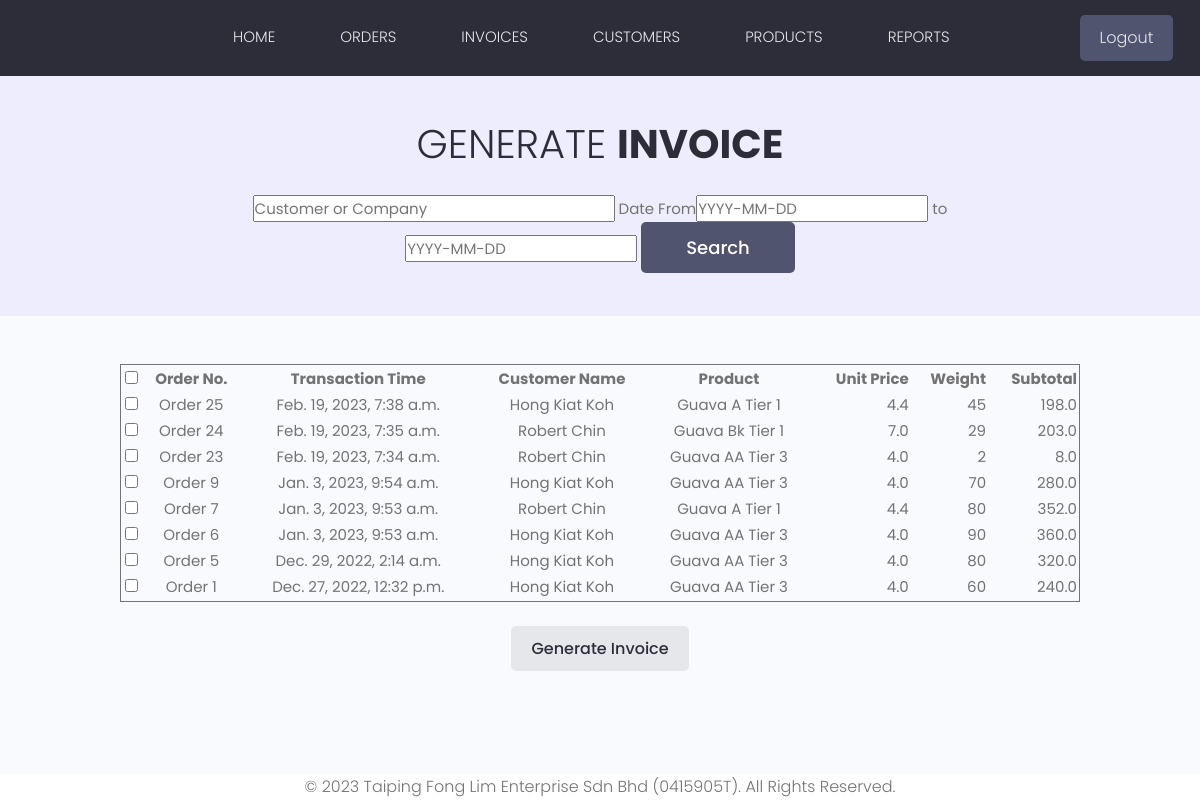
Before: /generateInvoices/ (signed in) with the older database file.
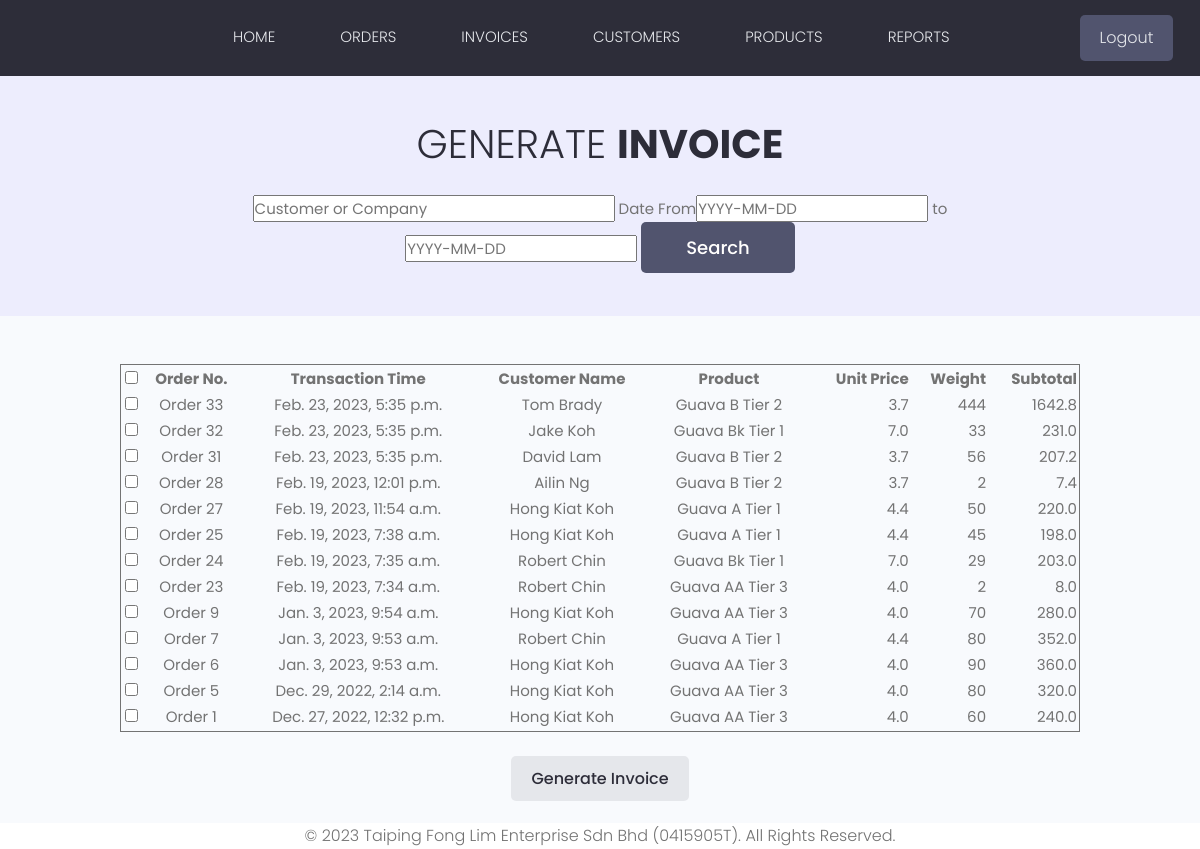
After: the same page with the newer database file.
### products/models.py (models this page shows, shortened)
class Order(models.Model):
    invoice = models.ForeignKey(Invoice, on_delete=models.SET_NULL, null=True)
    customer = models.ForeignKey(Customer, on_delete=models.PROTECT, null=True)
    transactionTime = models.DateTimeField(auto_now_add=True)
    product = models.ForeignKey(Product, on_delete=models.PROTECT)
    weight = models.IntegerField(null=True)
    flag = models.BooleanField(default=False)
    @property
    def subtotal(self):
        subtotal = round(self.product.unitPrice * self.weight, 2)
        return subtotal
    def __str__(self):
        return 'Order ' + str(self.id)
    class Meta:
        ordering = ['-transactionTime']

class Customer(models.Model):
    STATES = (
        ('Johor', 'Johor'),
        ('Kedah', 'Kedah'),
        ('Kelantan', 'Kelantan'),
        ('Malacca', 'Malacca'),
        ('Negeri Sembilan', 'Negeri Sembilan'),
        ('Pahang', 'Pahang'),
        ('Penang', 'Penang'),
        ('Perak', 'Perak'),
        ('Perlis', 'Perlis'),
        ('Sabah', 'Sabah'),
        ('Sarawak', 'Sarawak'),
        ('Selangor', 'Selangor'),
        ('Terengganu', 'Terengganu'),
        )
    firstname = models.CharField(max_length=50, null=True)
    lastname = models.CharField(max_length=50, null=True)
    address = models.CharField(max_length=200, null=True, default='N/A')
    phone_regex = RegexValidator(regex=r'^\d{3}\d{3}\d{4}$')
    phone = models.CharField(null=True, max_length=30, validators=[phone_regex])
    email = models.EmailField(null=True, validators=[validators.EmailValidator()])
    companyName = models.CharField(max_length=100, null=True, default='N/A')
    companyPhone = models.IntegerField(null=True)
    companyAddress = models.CharField(max_length=200, null=True, default='N/A')
    city = models.CharField(max_length=20, null=True, default='N/A')
    state = models.CharField(max_length=15, choices=STATES, null=True)
    postcode = models.IntegerField(null=True)
    tier = models.ForeignKey(Tier, on_delete=models.PROTECT)
    def __str__(self):
        return f"{self.firstname} {self.lastname}"

class Product(models.Model):
    GRADES = (
        ('AA', 'Grade AA'),
        ('A', 'Grade A'),
        ('B', 'Grade B'),
        ('Bk', 'Grade Bk'),
        ('C', 'Grade C')
    )
    productName = models.CharField(max_length=20, null=True)
    grade = models.CharField(max_length=10, choices=GRADES, null=True)
    tier = models.ForeignKey(Tier, on_delete=models.PROTECT)
    unitPrice = models.FloatField(null=True)
    def __str__(self):
        return f"{self.productName} {self.grade} {self.tier}"

class Tier(models.Model):
    TIERS = (
        ('1', 'Tier 1'),
        ('2', 'Tier 2'),
        ('3', 'Market'),
    )
    tier = models.CharField(max_length=10, choices=TIERS, null=True)
    def __str__(self):
        return 'Tier ' + str(self.tier)

### products/views.py (the view)
# urls.py: path("generateInvoices/", views.generateInvoices, name="generateInvoices"),
@login_required(login_url='login')
def generateInvoices(request):
    if request.method == "POST":
        id_list = request.POST.getlist('boxes')
        orders = [Order.objects.get(id=id) for id in id_list]
        customer = orders[0].customer
        invoice = Invoice()
        invoice.customer = customer
        grandTotal = 0
        for order in orders:
            grandTotal += order.subtotal
        invoice.grandTotal = grandTotal
        summary = str(orders[0].product.productName)
        for order in orders:
            summary = summary + ' ' + str(order.product.grade) + ' ' + str(order.weight) + 'kg ,'
        invoice.summary = summary
        invoice.save()
        for order in id_list:
            Order.objects.filter(pk=int(order)).update(flag=True)
            Order.objects.filter(pk=int(order)).update(invoice=invoice)
        messages.success(request, ("Invoice generated successfully"))
        context = {'invoice':invoice, 'orders':orders}
        return redirect('invoices')
    else:
        orders, customer, startDate, endDate = searchOrdersForInvoice(request)
        context = {'orders': orders, 'customer': customer, 'startDate': startDate, 'endDate': endDate}
        return render(request, 'generateInvoices.html', context)

### products/utilities.py (called while the page is built, shortened)
def searchOrdersForInvoice(request):
    customer = ''
    startDate  = ''
    endDate = ''
    if request.GET.get('search_customer'):
        customer = request.GET.get('search_customer')
    if request.GET.get('search_startDate'):
        startDate = request.GET.get('search_startDate')
    if request.GET.get('search_endDate'):
        endDate = request.GET.get('search_endDate')
    if customer == '':
        orders = Order.objects.filter(flag=False)
    return orders, customer, startDate, endDate

### templates/generateInvoices.html (shortened to what this page needs)
{% extends 'main.html' %}
{% block content %}
  <main class="projects">
    <section class="hero-section text-center">
      <div class="container container--narrow">
        <div class="hero-section__box">
          <h2>Generate <span>Invoice</span></h2>
        </div>
        <div class="hero-section__search">
          <form method="get">
              <input size="25" type="text" name="search_customer" value="{{ customer }}" placeholder="Customer or Company"/>
              Date From<input size="15" type="text" name="search_startDate" value="{{ startDate }}" placeholder="YYYY-MM-DD"/>
              to<input size="15" type="text" name="search_endDate" value="{{ endDate }}" placeholder="YYYY-MM-DD"/>
            <input class="btn btn--sub btn--lg" type="submit" value="Search" />
          </form>
        </div>
      </div>
    </section>
  <br/><br/>
  <form action="" method="POST">
      <table class="table table-striped table-hover table-bordered">
  <thead>
    <tr class="align-center">
        <th>
            <div class="form-check">
                <input class="form-check-input" type="checkbox" id="select-all" onchange="selectAllOrders(this)">
            </div>
        </th>
      <th>Order No.</th>
      <th>Transaction Time</th>
      <th>Customer Name</th>
      <th>Product</th>
      <th class="align-numeric">Unit Price</th>
      <th class="align-numeric">Weight</th>
      <th class="align-numeric">Subtotal</th>
    </tr>
  </thead>
  <tbody>
    {% for order in orders %}
                <tr class="align-center">
                    <td>
                        <div class="form-check">
                            <input class="form-check-input" type="checkbox" value="{{ order.id }}" id="{{ order.id }}" name="boxes">
                        </div>
                    </td>
                    <td>{{ order}}</td>
                    <td>{{ order.transactionTime }}</td>
                    <td>{{ order.customer }}</td>
                    <td>{{ order.product }}</td>
                    <td class="align-numeric">{{ order.product.unitPrice }}</td>
                    <td class="align-numeric">{{ order.weight }}</td>
                    <td class="align-numeric">{{ order.subtotal}}</td>
                </tr>
            {% endfor %}
  </tbody>
</table>
  <br/>
      <div class="align-center"><button class="btn btn-secondary" type="submit">Generate Invoice</button></div>
  </form>
</main>
{% endblock content %}

### templates/main.html (shortened to what this page needs)
<!DOCTYPE html>
{% load static %}
<html lang="en">
<head>
  <link rel="stylesheet" href="https://cdn.iconmonstr.com/1.3.0/css/iconmonstr-iconic-font.min.css" />
  <link rel="stylesheet" href="{% static 'uikit/styles/uikit.css' %}" />
  <link rel="stylesheet" href="{% static 'styles/app.css' %}" />
</head>
<body>
    {% include 'navbar.html' %}
    {% block content %}
    {% endblock content %}
    {% include 'footer.html' %}
</body>
</html>

### templates/navbar.html (shortened to what this page needs)
 {% load static %}
<header class="header">
    <div class="container container--narrow">
      <nav class="header__nav">
        <ul class="header__menu">
            <li class="header__menuItem"><a href="{% url 'home' %}">HOME</a></li>
            {% if request.user.is_authenticated %}
          <li class="header__menuItem"><a href="{% url 'orders' %}">ORDERS</a></li>
          <li class="header__menuItem"><a href="{% url 'invoices' %}">INVOICES</a></li>
          <li class="header__menuItem"><a href="{% url 'customers' %}">CUSTOMERS</a></li>
          <li class="header__menuItem"><a href="{% url 'products' %}">PRODUCTS</a></li>
          <li class="header__menuItem"><a href="{% url 'reports' %}">REPORTS</a></li>
            <li class="header__menuItem"><a href="{% url 'logout' %}" class="btn btn--sub">Logout</a></li>
            {% else %}
            <li class="header__menuItem"><a href="{% url 'login' %}" class="btn btn--sub">Login</a></li>
            {% endif %}
        </ul>
      </nav>
    </div>
</header>

### templates/footer.html (shortened to what this page needs)
<br>
<div class="footer">
    <p>© 2023 Taiping Fong Lim Enterprise Sdn Bhd (0415905T). All Rights Reserved.</p>
</div>
<br>

### static/styles/app.css (style rules this page uses)
:root { --color-sub: #2d2d39; }
.btn--sub { background-color: var(--color-sub-light); }
.header { position: sticky; z-index: 111; background-color: var(--color-sub); padding: 1.5rem 0; }
.header > .container { display: flex; justify-content: space-between; align-items: center; }
.header__nav > ul { display: inline-flex; align-items: center; list-style: none; gap: 6.5rem; }
.header__menuItem > a { color: var(--color-light); font-weight: 300; }
.hero-section { height: 40vh; display: flex; align-items: center; background-color: var(--color-sub); }
.hero-section__box { margin-bottom: 4rem; }
.hero-section__box > h2, .hero-section__box > h2 > span { font-size: 4rem; color: var(--color-light); line-height: 1.3; text-transform: uppercase; }
.hero-section__box > h2 { font-weight: 300; }
.hero-section__box > h2 > span { font-weight: 700; }
.projects > .hero-section { background: var(--color-sub-lighter); height: 30vh; }
.projects .hero-section__box { margin-bottom: 2.5rem; }
.projects .hero-section__box > h2 { color: var(--color-sub); }
.projects .hero-section__box > h2 > span { font-weight: 700; color: var(--color-sub); }
.table { border: 1px solid; width: 80%; margin-left: auto; margin-right: auto; }
.align-numeric { text-align: right; }
.align-center { text-align: center; }

### static/uikit/styles/modules/_variables.css (style rules this page uses)
:root { --color-main: #5aa5b9; --color-main-light: #e6faff; --color-sub: #3f4156; --color-sub-light: #51546e; --color-sub-lighter: #ededfd; --color-text: #737373; --color-gray: #8b8b8b; --color-light: #e5e7eb; --color-light-gray: #767676; --color-bg: #f8fafd; --color-white: #fffefd; --color-white-light: #f3f3f3; --color-success: #359e64; --color-success-bg: #def8e8; --color-error: #fc4b0b; --color-error-bg: #fff2ee; --font-base: 'Poppins', arial, helvetica, 'Segoe UI', roboto, ubuntu, sans-serif; --font-monospace: 'Fira Code', 'Courier New', courier, monospace; --font-regular: 300; --font-medium: 500; --font-bold: 700; --generic-shadow: 1px 1px 5px #00000010; --generic-transition: all 0.3s ease-in-out; }

### static/uikit/styles/modules/_base.css (style rules this page uses)
* { margin: 0; padding: 0; box-sizing: border-box; text-rendering: optimizeLegibility; color: inherit; font-size: inherit; }
html { font-size: 50%; }
@media only screen and (min-width: 480px) { html { font-size: 56.25%; } }
@media only screen and (min-width: 1200px) { html { font-size: 62.5%; } }
body { line-height: 1.6; font-weight: 400; font-size: 1.5rem; color: var(--color-text); background-color: var(--color-bg); min-height: 100vh; }

### static/uikit/styles/modules/_typography.css (style rules this page uses)
* { font-family: var(--font-base); }
h2 { font-size: 3.6rem; font-weight: var(--font-bold); }
p, span, strong { font-size: 1.6rem; color: var(--color-text); font-weight: var(--font-regular); }
a { padding-bottom: 2px; text-decoration: none; display: inline-block; color: var(--color-main); font-weight: var(--font-medium); }

### static/uikit/styles/modules/_utilities.css (style rules this page uses)
.container { width: 92%; max-width: 165rem; margin: 0 auto; box-sizing: border-box; }
.container--narrow { width: 92%; max-width: 120rem; }
@media screen and (min-width: 1000px) { .container { width: 90%; } }
@media screen and (min-width: 1000px) { .container--narrow { width: 85%; } }
@media screen and (min-width: 1200px) { .container { width: 80%; } }
@media screen and (min-width: 1200px) { .container--narrow { width: 72%; } }
.text-center { text-align: center; }

### static/uikit/styles/modules/_button.css (style rules this page uses)
.btn { display: inline-block; position: relative; cursor: pointer; background-color: var(--color-light); font-weight: var(--font-medium); color: var(--color-sub); text-decoration: none; padding: 1rem 2rem; border-radius: 0.5rem; border: none; width: -webkit-fit-content; width: -moz-fit-content; width: fit-content; height: -webkit-fit-content; height: -moz-fit-content; height: fit-content; font-size: 1.6rem; outline-width: 0; outline-color: transparent; -webkit-backface-visibility: hidden; backface-visibility: hidden; transition: all 0.3s ease-in-out; }
.btn--sub { background-color: var(--color-sub); color: var(--color-white); }
.btn--lg { font-size: 1.8rem; padding: 1.2rem 4.5rem; }

### templates/footer.html (style rules this page uses)
.footer { position: fixed; left: 0; bottom: 0; width: 100%; background-color: white; color: white; text-align: center; }

Changed rows visible on the page:
added Order: id "Order 33", transactionTime "Feb. 23, 2023, 5:35 p.m.", customer "Tom Brady", product "Guava B Tier 2", product.unitPrice "3.7", weight "444", subtotal "1642.8"
added Order: id "Order 32", transactionTime "Feb. 23, 2023, 5:35 p.m.", customer "Jake Koh", product "Guava Bk Tier 1", product.unitPrice "7.0", weight "33", subtotal "231.0"
added Order: id "Order 31", transactionTime "Feb. 23, 2023, 5:35 p.m.", customer "David Lam", product "Guava B Tier 2", product.unitPrice "3.7", weight "56", subtotal "207.2"
added Order: id "Order 28", transactionTime "Feb. 19, 2023, 12:01 p.m.", customer "Ailin Ng", product "Guava B Tier 2", product.unitPrice "3.7", weight "2", subtotal "7.4"
added Order: id "Order 27", transactionTime "Feb. 19, 2023, 11:54 a.m.", customer "Hong Kiat Koh", product "Guava A Tier 1", product.unitPrice "4.4", weight "50", subtotal "220.0"
